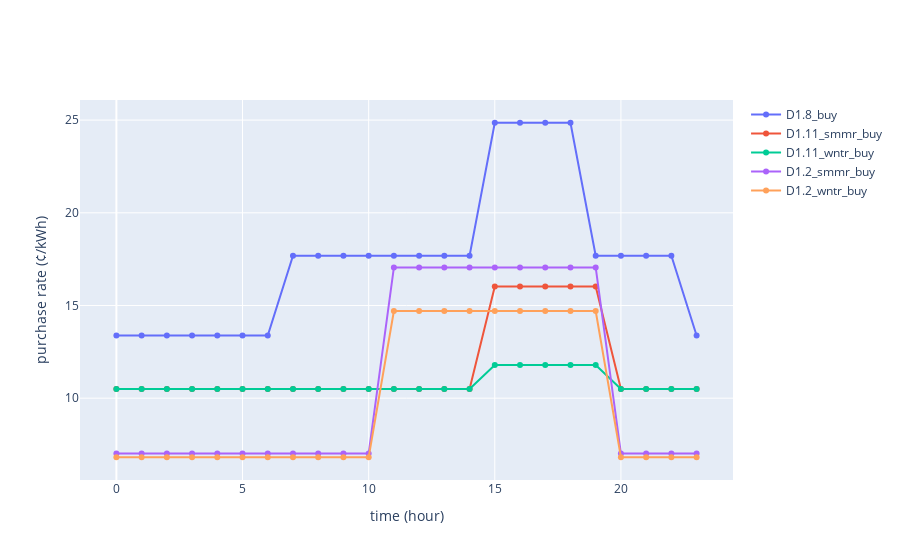

Notebook code for this chart:
### Code cell
fig2 = go.Figure()
fig2.add_trace(
    go.Scatter(
        x=np.linspace(0, 23, 24),
        y=D1_8.buy,
        name="D1.8_buy",
        mode="lines+markers",
    )
)
fig2.add_trace(
    go.Scatter(
        x=np.linspace(0, 23, 24),
        y=D1_11.smmr_sell,
        name="D1.11_smmr_buy",
        mode="lines+markers",
    )
)
fig2.add_trace(
    go.Scatter(
        x=np.linspace(0, 23, 24),
        y=D1_11.wntr_sell,
        name="D1.11_wntr_buy",
        mode="lines+markers",
    )
)
fig2.add_trace(
    go.Scatter(
        x=np.linspace(0, 23, 24),
        y=D1_2.smmr_sell,
        name="D1.2_smmr_buy",
        mode="lines+markers",
    )
)
fig2.add_trace(
    go.Scatter(
        x=np.linspace(0, 23, 24),
        y=D1_2.wntr_sell,
        name="D1.2_wntr_buy",
        mode="lines+markers",
    )
)
# Update axis labels
fig2.update_xaxes(title_text="time (hour)")

# fig.update_yaxes
fig2.update_yaxes(title_text="purchase rate (¢/kWh)")

### Figure 1 — Plotly figure (JSON) as saved in the notebook; plotly's stock layout.template omitted (floating-point values rounded to 4 significant figures; data arrays with more than 128 entries replaced by an {"elided": "..."} marker saying what was removed)
{"data": [{"mode": "lines+markers", "name": "D1.8_buy", "type": "scatter", "x": [0, 1, 2, 3, 4, 5, 6, 7, 8, 9, 10, 11, 12, 13, 14, 15, 16, 17, 18, 19, 20, 21, 22, 23], "y": [13.38, 13.38, 13.38, 13.38, 13.38, 13.38, 13.38, 17.68, 17.68, 17.68, 17.68, 17.68, 17.68, 17.68, 17.68, 24.86, 24.86, 24.86, 24.86, 17.68, 17.68, 17.68, 17.68, 13.38]}, {"mode": "lines+markers", "name": "D1.11_smmr_buy", "type": "scatter", "x": [0, 1, 2, 3, 4, 5, 6, 7, 8, 9, 10, 11, 12, 13, 14, 15, 16, 17, 18, 19, 20, 21, 22, 23], "y": [10.49, 10.49, 10.49, 10.49, 10.49, 10.49, 10.49, 10.49, 10.49, 10.49, 10.49, 10.49, 10.49, 10.49, 10.49, 16.02, 16.02, 16.02, 16.02, 16.02, 10.49, 10.49, 10.49, 10.49, 10.49, 10.49, 10.49, 10.49, 10.49, 10.49, 10.49, 10.49, 10.49, 10.49, 10.49, 10.49, 10.49, 10.49, 10.49, 16.02, 16.02, 16.02, 16.02, 16.02, 10.49, 10.49, 10.49, 10.49, 10.49, 10.49, 10.49, 10.49, 10.49, 10.49, 10.49, 10.49, 10.49, 10.49, 10.49, 10.49, 10.49, 10.49, 10.49, 16.02, 16.02, 16.02, 16.02, 16.02, 10.49, 10.49, 10.49, 10.49, 10.49, 10.49, 10.49, 10.49, 10.49, 10.49, 10.49, 10.49, 10.49, 10.49, 10.49, 10.49, 10.49, 10.49, 10.49, 16.02, 16.02, 16.02, 16.02, 16.02, 10.49, 10.49, 10.49, 10.49]}, {"mode": "lines+markers", "name": "D1.11_wntr_buy", "type": "scatter", "x": [0, 1, 2, 3, 4, 5, 6, 7, 8, 9, 10, 11, 12, 13, 14, 15, 16, 17, 18, 19, 20, 21, 22, 23], "y": {"elided": "192 float values"}}, {"mode": "lines+markers", "name": "D1.2_smmr_buy", "type": "scatter", "x": [0, 1, 2, 3, 4, 5, 6, 7, 8, 9, 10, 11, 12, 13, 14, 15, 16, 17, 18, 19, 20, 21, 22, 23], "y": [7.013, 7.013, 7.013, 7.013, 7.013, 7.013, 7.013, 7.013, 7.013, 7.013, 7.013, 17.05, 17.05, 17.05, 17.05, 17.05, 17.05, 17.05, 17.05, 17.05, 7.013, 7.013, 7.013, 7.013, 7.013, 7.013, 7.013, 7.013, 7.013, 7.013, 7.013, 7.013, 7.013, 7.013, 7.013, 17.05, 17.05, 17.05, 17.05, 17.05, 17.05, 17.05, 17.05, 17.05, 7.013, 7.013, 7.013, 7.013, 7.013, 7.013, 7.013, 7.013, 7.013, 7.013, 7.013, 7.013, 7.013, 7.013, 7.013, 17.05, 17.05, 17.05, 17.05, 17.05, 17.05, 17.05, 17.05, 17.05, 7.013, 7.013, 7.013, 7.013, 7.013, 7.013, 7.013, 7.013, 7.013, 7.013, 7.013, 7.013, 7.013, 7.013, 7.013, 17.05, 17.05, 17.05, 17.05, 17.05, 17.05, 17.05, 17.05, 17.05, 7.013, 7.013, 7.013, 7.013, 7.013, 7.013, 7.013, 7.013, 7.013, 7.013, 7.013, 7.013, 7.013, 7.013, 7.013, 17.05, 17.05, 17.05, 17.05, 17.05, 17.05, 17.05, 17.05, 17.05, 7.013, 7.013, 7.013, 7.013]}, {"mode": "lines+markers", "name": "D1.2_wntr_buy", "type": "scatter", "x": [0, 1, 2, 3, 4, 5, 6, 7, 8, 9, 10, 11, 12, 13, 14, 15, 16, 17, 18, 19, 20, 21, 22, 23], "y": {"elided": "168 float values"}}], "layout": {"xaxis": {"title": {"text": "time (hour)"}}, "yaxis": {"title": {"text": "purchase rate (¢/kWh)"}}}}
